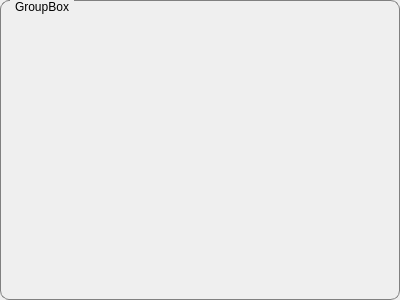
<?xml version="1.0" encoding="UTF-8"?>
<ui version="4.0">
 <class>DrawPanel</class>
 <widget class="QGroupBox" name="DrawPanel">
  <property name="geometry">
   <rect>
    <x>0</x>
    <y>0</y>
    <width>400</width>
    <height>300</height>
   </rect>
  </property>
  <property name="windowTitle">
   <string>GroupBox</string>
  </property>
  <property name="styleSheet">
   <string notr="true">QGroupBox {
    border: 1px solid gray;
    border-radius: 9px;
    margin-top: 0.5em;
}

QGroupBox::title {
    subcontrol-origin: margin;
    left: 10px;
    padding: 0 3px 0 3px;
}</string>
  </property>
  <property name="title">
   <string>GroupBox</string>
  </property>
 </widget>
 <resources/>
 <connections/>
</ui>
